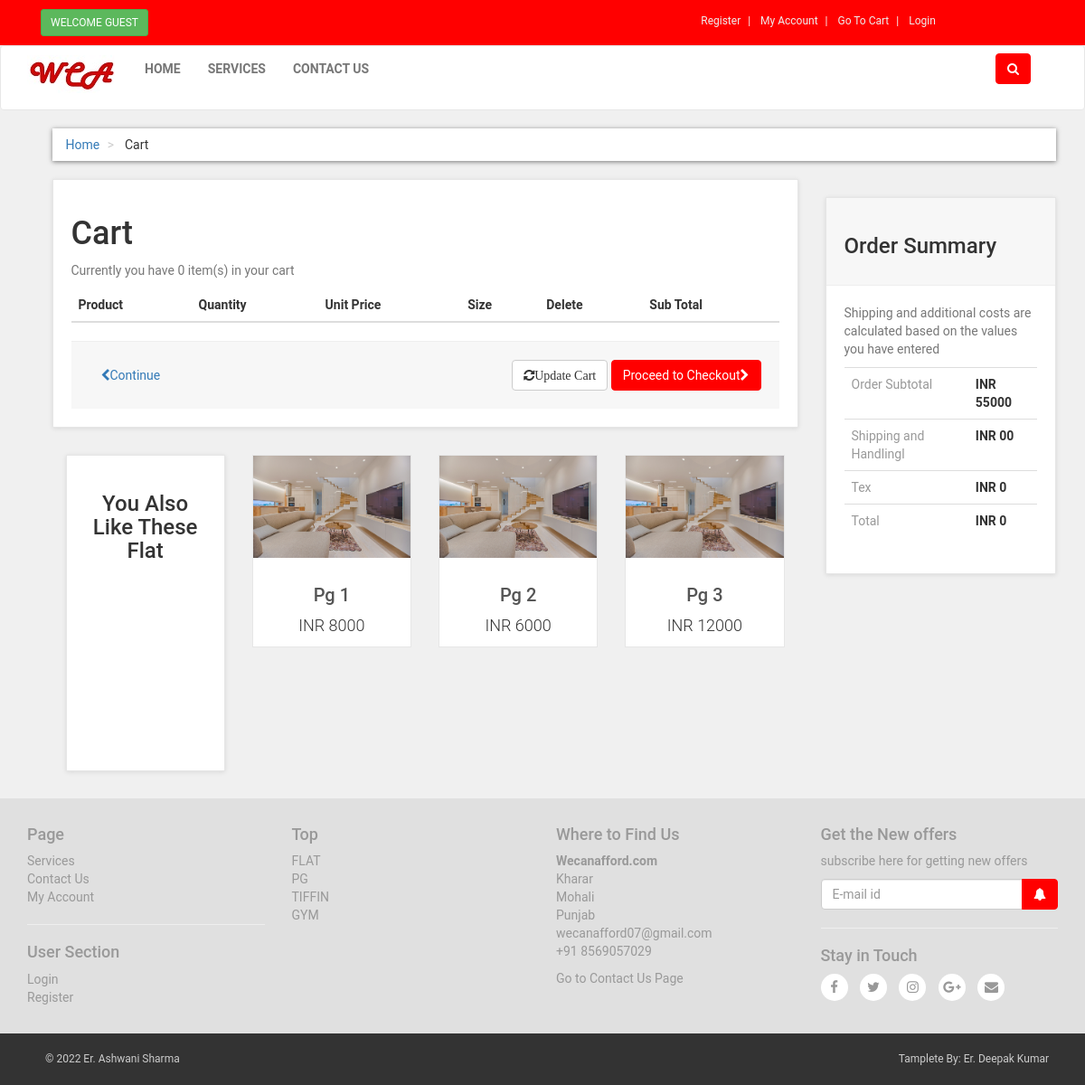
The app's page /cart.php with its own data.
### tables this page shows
CREATE TABLE `products` (
  `product_id` int(100) NOT NULL,
  `p_cat_id` int(100) NOT NULL,
  `cat_id` int(100) NOT NULL,
  `date` timestamp NOT NULL DEFAULT current_timestamp() ON UPDATE current_timestamp(),
  `product_title` text NOT NULL,
  `product_img1` text NOT NULL,
  `product_img2` text NOT NULL,
  `product_img3` text NOT NULL,
  `product_price` int(200) NOT NULL,
  `product_desc` text NOT NULL,
  `product_keyword` text NOT NULL
);

CREATE TABLE `product_categories` (
  `p_cat_id` int(10) NOT NULL,
  `p_cat_title` text NOT NULL,
  `p_cat_desc` text NOT NULL
);

### functions/functions.php (called while the page is built, shortened)
<?php
    function getUserIP(){
      switch(true){
        default : return $_SERVER['REMOTE_ADDR'];
      }
    }
?>

### cart.php (the view, shortened to what this page needs)
<?php
include("includes/db.php");
include("functions/functions.php");
?>
<!DOCTYPE html>
<html>
<head>
	<link rel="stylesheet" href="https://maxcdn.bootstrapcdn.com/bootstrap/3.4.1/css/bootstrap.min.css">
	<link rel="stylesheet" href="styles/style.css">
<link rel="stylesheet" href="https://cdn.jsdelivr.net/npm/@fortawesome/fontawesome-free@5.15.4/css/fontawesome.min.css">
<link href="//maxcdn.bootstrapcdn.com/font-awesome/4.1.0/css/font-awesome.min.css" rel="stylesheet">
</head>
<body>
        <div id="top">
        	<div class="container">
        		<div class="col-md-6 offer">
        			<a href="#" class="btn btn-success btn-sm">
        			<?php
              if(!isset($_SESSION['customer_email'])){
                echo "Welcome Guest";
              }
              else{
                echo "Welcome: " .$_SESSION['customer_email'] ."";
              }
              ?>
        			</a>
        		</div>
        		<div class="col-md-6">
                  <ul class="menu">
                  	<li>
                  		<a href="customer_registration.php"> Register
                  		</a>
                  	</li>
                  	<li class="active">
                  		<?php
                        if(!isset($_SESSION['customer_email'])){
                          echo "<a href='checkout.php'>My Account</a>";
                        }
                        else{
                          echo "<a href='customer/my_account.php?my_order'>My Account</a>";
                        }
                      ?>
                  	</li>
                     <li>
                  		<a href="cart.php"> Go To Cart
                  		</a>
                  	</li>
                  	<li>
                    <?php
                      if(!isset($_SESSION['customer_email'])){
                        echo "<a href='checkout.php'>Login</a>";
                      }
                      else{
                        echo "<a href='logout.php'>Logout</a>";
                      }
                      ?>
                  	</li>
                 </ul>
        		</div>
        	</div>
 </div>
<div class="navbar navbar-default" id="navbar">
	<div class="container">
		<div class="navbar-header">
			<a class="navbar-brand home" href="index.php">
        <img src="images/l2.jpg" alt="we can afford" class="hidden-xs">
			</a>
             </div> <!navbar header start>
             <div class="navbar-collapse collapse" id="navigation">
              <div class="padding-nav">
                <ul class="nav navbar-nav navbar-left">
                  <li>
                    <a href="index.php">Home</a>
                  </li>
                  <li>
                    <a href="services.php">Services</a>
                  </li>
                  <li>
                    <a href="Contactus.php">Contact us</a>
                  </li>
                </ul>
              </div>
              <div class="navbar-collapse collapse right">
      <button class="btn navbar-btn btn-primary" type="button" data-toggle="collapse" data-target="#search">
                <i class="fa fa-search"></i>
      </button>
              </div><!navbar-collapse-right start>
             </div>
             </div>
		</div>
<div id="content">
  <div class="container">
    <div class="col-md-12">
      <ul class="breadcrumb">
        <li><a href="index.php">Home</a></li>
        <li>
          Cart
        </li>
      </ul>
    </div>
    <div class="col-md-9" id="cart">
      <div class="box">
        <form action="cart.php" method="post" enctype="multipart-form-data">
          <h1> Cart</h1>
          <?php
            $ip_add=getUserIP();
            $select_cart="select * from cart where ip_add='$ip_add'";
            $run_cart=mysqli_query($con,$select_cart);
            $count=mysqli_num_rows($run_cart);
          ?>
          <p class="text-muted">Currently you have <?php echo $count ?> item(s) in your cart</p>
          <div calss="table-responsive">
            <table class="table">
              <thead>
                <tr>
                  <th colspan="2">Product</th>
                  <th>Quantity</th>
                  <th>Unit Price</th>
                  <th>Size</th>
                  <th colspan="1">Delete</th>
                  <th colspan="1">Sub Total</th>
                </tr>
              </thead>
                <?php
                  $total = 0;
                ?>
            </table>
            <div class="box-footer">
              <div class="pull-left">
                <a href="index.php" class="btn btn-defaul">
                  <i class="fa fa-chevron-left"></i>Continue
                </a>
              </div>
              <div class="pull-right">
                <button class="btn btn-default" type="submit" name="update" value="Update cart">
                  <i class="fa fa-refresh">Update Cart</i>
                </button>
                <a href="checkout.php" class="btn btn-primary">
                  Proceed to Checkout<i class="fa fa-chevron-right"></i>
                </a>
              </div>
            </div>
          </div>
        </form>
      </div>
      <div id="row same-height-row">
            <div class="col-md-3 col-sm-6">
              <div class="box same-height headline">
                <h3 class="text-center">You Also Like These Flat</h3>
              </div>
            </div>
            <?php
              $get_product="select * from products order by 1 LIMIT 0,3";
              $run_product=mysqli_query($con,$get_product);
              while ($row=mysqli_fetch_array($run_product)){
                $p_title=$row['product_title'];
                $p_price=$row['product_price'];
                $p_img1=$row['product_img1'];
                echo "<div class='center-responsive col-md-3 col-sm-6'>
                      <div class='product same-height'>
                        <a href='details.php?pro_id=$pro_id'>
                          <img src='admin_area/uploads/$p_img1' class='img-responsive'>
                        </a>
                        <div class='text'>
                          <h3>
                            <a href='details.php?pro_id=$pro_id'>$p_title</a>
                          </h3>
                          <p class='price'>INR $p_price</p>
                        </div>
                      </div>
                </div>";
              }
            ?>
          </div>
    </div>
    <div class="col-md-3">
      <div class="box" id="order-summary">
        <div class="box-header">
          <h3>Order Summary</h3>
        </div>
        <p class="text-muted">
          Shipping and additional costs are calculated based on the values you have entered
        </p>
        <div class="table-responsive">
          <table class="table">
            <tbody>
              <tr>
                <td>Order Subtotal</td>
                <th>INR 55000</th>
              </tr>
              <tr>
                <td>Shipping and Handlingl</td>
                <th>INR 00</th>
              </tr>
              <tr>
                <td>Tex</td>
                <th>INR 0</th>
              </tr>
              <tr>
                <td class="total">Total</td>
                <th>INR <?php echo $total ?></th>
              </tr>
            </tbody>
          </table>
        </div>
      </div>
    </div>
    </div>
</div>
<?php
include("includes/footer.php")
?>
</body>
</html>

### includes/footer.php (shortened to what this page needs)
<div id="footer">
    <div class="container">
        <div class="row">
            <div class="col-md-3 col-sm-6">
                <h4>Page</h4>
                <ul>
                    <li><a href="services.php">Services</a></li>
                    <li><a href="contactus.php">Contact Us</a></li>
                    <li>
                  		<?php
                        if(!isset($_SESSION['customer_email'])){
                          echo "<a href='checkout.php'>My Account</a>";
                        }
                        else{
                          echo "<a href='customer/my_account.php?my_order'>My Account</a>";
                        }
                      ?>
                    </li>
                </ul>
                <hr>
                <h4>User Section</h4>
                <ul>
                    <li> <?php
                      if(!isset($_SESSION['customer_email'])){
                        echo "<a href='checkout.php'>Login</a>";
                      }
                      else{
                        echo "<a href='logout.php'>Logout</a>";
                      }
                      ?>
                    </li>
                    <li><a href="customer_registration.php">Register</a></li>
                </ul>
            </div>
            <div class="col-md-3 col-sm-6">
                <h4>Top</h4>
                <ul>
                    <?php
                        $get_p_cats="select * from product_categories";
                        $run_p_cats=mysqli_query($con,$get_p_cats);
                        while($row_p_cat=mysqli_fetch_array($run_p_cats)){
                            $p_cat_id=$row_p_cat['p_cat_id'];
                            $p_cat_title=$row_p_cat['p_cat_title'];
                            echo "<li><a href='services.php?p_cat=$p_cat_id'> $p_cat_title </a></li>";
                        }
                    ?>
                </ul>
            </div>
            <div class="col-md-3 col-sm-6">
                <h4>Where to Find Us</h4>
                <p>
                    <strong>Wecanafford.com</strong>
                    <br>Kharar
                    <br>Mohali
                    <br>Punjab
                    <br>wecanafford07@gmail.com
                    <br>+91 8569057029
                </p>
                <a href="contact.php">Go to Contact Us Page</a>
            </div>
            <div class="col-md-3 col-sm-6">
                <h4>Get the New offers</h4>
                <p class="text-muted">
                    subscribe here for getting new offers
                </p>
                <form action="" method="post">
                    <div class="input-group">
                        <input type="text" name="user_query" placeholder="E-mail id" class="form-control" required="">
                            <span class="input-group-btn">
                                <button type="submit" value="subscribe" name="subscribe" class="btn btn-primary">
                                    <i class="fa fa-bell" style="font-size:14px"></i>
                                </button>
                            </span>
                     </div>
                </form>
                <hr>
                <h4>Stay in Touch</h4>
                <p class="social">
                    <a href="#"><i class="fa fa-facebook"></i></a>
                    <a href="#"><i class="fa fa-twitter"></i></a>
                    <a href="#"><i class="fa fa-instagram"></i></a>
                    <a href="#"><i class="fa fa-google-plus"></i></a>
                    <a href="#"><i class="fa fa-envelope"></i></a>
                </p>
            </div>
        </div>
    </div>
</div>
<div id="copyright">
    <div class="container">
        <div class="col-md-6">
            <p class="pull-left">
                &copy; 2022 Er. Ashwani Sharma
            </p>
        </div>
        <div class="col-md-6">
            <p class="pull-right">
                Tamplete By: Er. Deepak Kumar
            </p>
        </div>
    </div>
</div>

### styles/style.css (style rules this page uses)
body { font-family: "Roboto", helvetica arial, sans-sarif ; font-size: 14px; line-height: 1.42857143; background-color: #f0f0f0; }
#top { background-color: red; padding: 10px 0; }
#top .offer { color: #fff; }
#top .offer .btn { text-transform: uppercase; }
#top a { color: #fff; }
#top ul.menu { padding-top: 5px; margin: 0; text-align: right; font-size: 12px; list-style: none; }
#top ul.menu { text-align: center; }
#top ul.menu > li { display: inline-block; }
#top ul.menu > li a { color: #eeeeee; }
#top ul.menu > li + li:before { content: "|\00a0"; padding: 0 5px; color: #f7f7f7; }
.navbar { background:white; }
.navbar-collapse .right { float: right; }
.navbar-brand { float: left; padding: 10px 15px; font-size: 18px; line-height: 20; height: 70px; }
.navbar ul.nav >li >a { text-transform: uppercase; font-weight: bold; font-size: 14px; }
.btn-primary { color: rgb(255, 255, 255); background-color: red; border-color:red; }
.box { background: #fff; margin: 0 0 30px; border: solid 1px #e6e6e6 ; padding: 20px; box-shadow: 0 1px 5px rgba(0, 0, 0, 0.1); }
#content { padding-left: 25px; }
#content .product { background-color: #fff; border: solid 1px #e6e6e6; }
#content .product .text p.price { font-size: 18px; text-align: center; font-weight: 300; }
#content .product .text h3 { text-align: center; font-size: 20px; }
#content .product .text h3 a { color:rgb(85, 85 ,85); }
#content .product .text { padding:10px 10px 0px }
.breadcrumb { padding: 8px 15px; margin-bottom: 20px; background-color: #ffffff; border-radius: 0; box-shadow: 0 1px 5px rgba(0,0,0,0.5); }
.breadcrumb >li + li:before { content: ">\00a0"; color: #cccccc; }
#content .headline { height: 350px; }
.box .box-footer { background: #f7f7f7; margin: 30px, -20px,-20px; padding: 20px; border-top: solid 1px #eeeeee; }
.box .box-footer:before, .box .box-footer:after { content: " "; display: table; }
.box .box-footer:after { clear: both; }
.box .box-header { background: #f7f7f7; margin: -20px -20px 20px; padding: 20px; border-bottom: solid 1px #eeeeee; }
#content #order-summary { margin-top: 20px; }
#content #order-summary table td { color: #999999; }
#footer { background: #e0e0e0; padding: 20px 0; }
#footer ul { padding-left: 0; list-style: none; }
#footer ul a { color: #999999; padding: 20px 0; }
#footer h4 { padding-left: 0; list-style: none; }
#footer h4 { color: #999999; padding: 0; }
#footer p { padding-left: 0; list-style: none; }
#footer p { color: #999999; padding: 0; }
#footer a { padding-left: 0; list-style: none; }
#footer a { color: #999999; padding: 0; }
#footer .social { text-align: left; }
#footer .social a { margin: 0 10px 0 0; columns: #fff; display: inline-block; width: 30px; height: 30px; border-radius: 15px; line-height: 30px; font-size: 15px; text-align: center; transform: all 0.2s ease-out; vertical-align: bottom; background-color:white; }
#copyright { background: #333; color: #ccc; padding: 20px; font-size: 12px; }
#copyright p { margin: 0; }

### records on screen
products: product_img1 (picture), product_title "Pg 1", product_price "8000"
products: product_img1 (picture), product_title "Pg 2", product_price "6000"
products: product_img1 (picture), product_title "Pg 3", product_price "12000"
product_categories: p_cat_title "FLAT"
product_categories: p_cat_title "PG"
product_categories: p_cat_title "TIFFIN"
product_categories: p_cat_title "GYM"

### other values on screen
$count "0"
$total "0"
